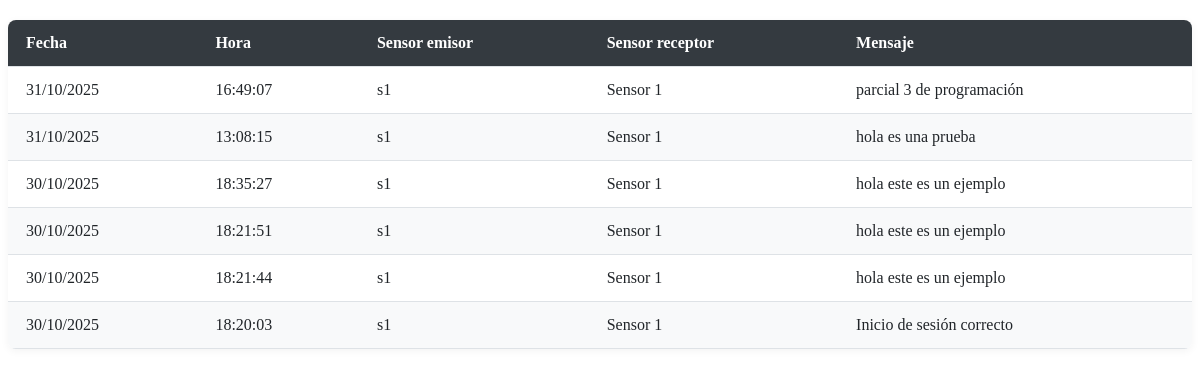
Before: /tabla/actualizar/ with the older database file.
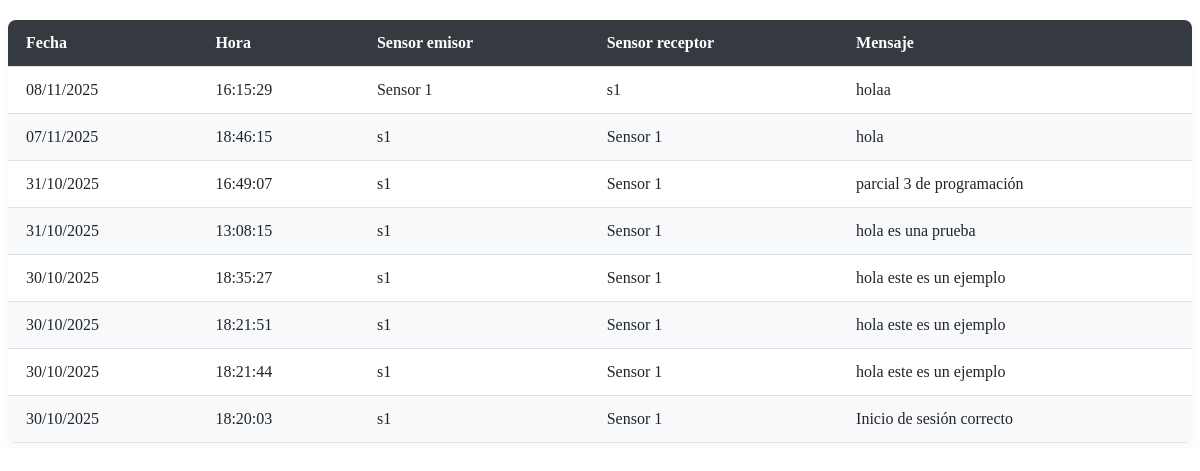
After: the same page with the newer database file.
### monitor/models.py (models this page shows, shortened)
class LogEntry(models.Model):
    sender = models.ForeignKey(Device, related_name='sent_logs', on_delete=models.CASCADE)
    receiver = models.ForeignKey(Device, related_name='received_logs', on_delete=models.CASCADE)
    message = models.TextField()
    timestamp = models.DateTimeField(auto_now_add=True)

class Device(models.Model):
    name = models.CharField(max_length=100)
    status = models.CharField(max_length=50)
    last_updated = models.DateTimeField(auto_now=True)

### monitor/views.py (the view)
# urls.py: path('tabla/actualizar/', log_table_partial, name='log_table_partial'),  # HTMX
def log_table_partial(request):
    logs = LogEntry.objects.select_related('sender', 'receiver').order_by('-timestamp')
    html = render_to_string('monitor/log_table_partial.html', {'logs': logs})
    return HttpResponse(html)

### monitor/templates/monitor/log_table_partial.html (shortened to what this page needs)
<table>
    <thead>
        <tr>
            <th>Fecha</th>
            <th>Hora</th>
            <th>Sensor emisor</th>
            <th>Sensor receptor</th>
            <th>Mensaje</th>
        </tr>
    </thead>
    <tbody>
        {% for log in logs %}
        <tr>
            <td>{{ log.timestamp|date:"d/m/Y" }}</td>
            <td>{{ log.timestamp|time:"H:i:s" }}</td>
            <td>{{ log.sender.name }}</td>
            <td>{{ log.receiver.name }}</td>
            <td>{{ log.message }}</td>
        </tr>
        {% endfor %}
    </tbody>
</table>

### monitor/templates/monitor/log_table_partial.html (style rules this page uses)
table { width: 100%; border-collapse: collapse; background-color: #ffffff; box-shadow: 0 2px 8px rgba(0,0,0,0.05); border-radius: 8px; overflow: hidden; margin-top: 20px; }
th, td { padding: 14px 18px; text-align: left; border-bottom: 1px solid #dee2e6; }
th { background-color: #343a40; color: #ffffff; font-weight: 600; position: sticky; top: 0; z-index: 1; }
tr:nth-child(even) { background-color: #f8f9fa; }
td { color: #212529; }

Changed rows visible on the page:
added LogEntry: timestamp "08/11/2025", timestamp "16:15:29", sender.name "Sensor 1", receiver.name "s1", message "holaa"
added LogEntry: timestamp "07/11/2025", timestamp "18:46:15", sender.name "s1", receiver.name "Sensor 1", message "hola"
